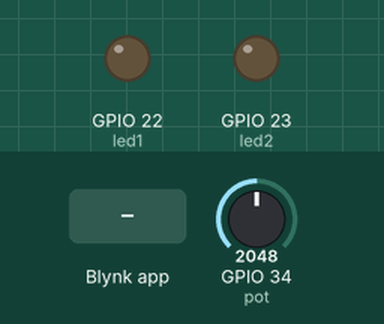
Bench run of a sketch on a simulated ESP32. Shown: output pins drawn as LEDs (lit = HIGH). The test bench sets the inputs (shaded band); at power-on: GPIO 34 (pot) = 2048. WiFi joins after 1.5 s; servers stay silent unless stated; what the sketch prints to the serial monitor is not drawn.

Above: at 3.0 s.
3.1 s: Blynk app writes 1 to V0
At 4.3 s:
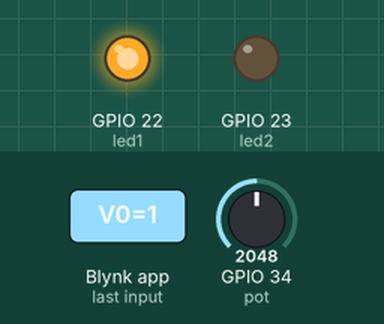
4.6 s: Blynk app writes 1 to V1
At 5.4 s:
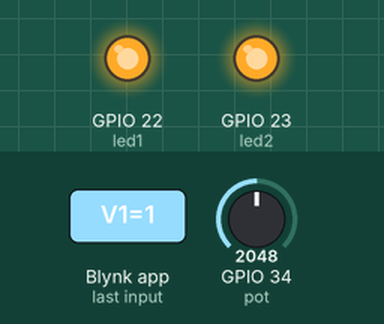
6.1 s: Blynk app writes 0 to V0
At 6.5 s:
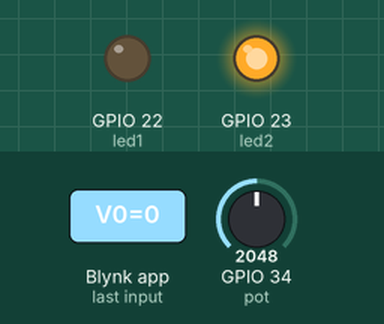
7.6 s: Blynk app writes 200 to V0
At 8.9 s:
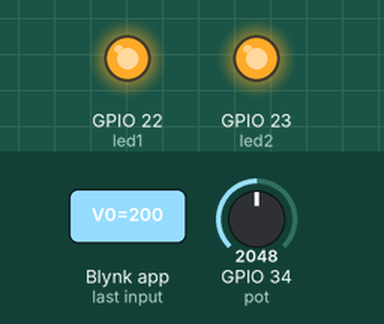
12.1 s: Blynk app writes 0 to V1
At 13.5 s:
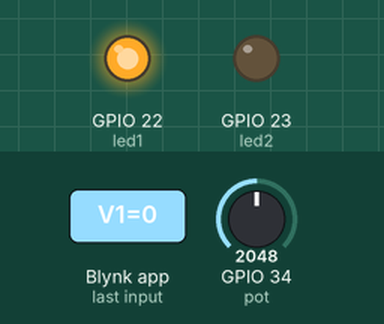
Timing chart, 0 to 14.6 s (numbered marks = the images above; inputs shaded):
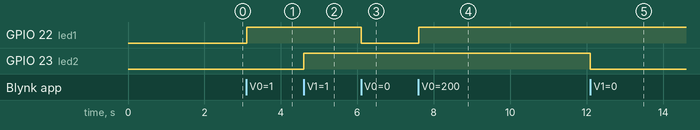

The sketch:

ESP32BlynkTest.ino
```cpp
#define BLYNK_TEMPLATE_ID "TMPL6UFMf4x3F"
#define BLYNK_TEMPLATE_NAME "ESP32Test"
#define BLYNK_AUTH_TOKEN "6PafxZoNXxmj3ScK7qyjMBngBUaG0oA9"
// Comment this out to disable prints and save space
#define BLYNK_PRINT Serial

#include <WiFi.h>
#include <WiFiClient.h>
#include <BlynkSimpleEsp32.h>

char auth[] = BLYNK_AUTH_TOKEN;

int led1 = 22;
int led2 = 23;
int pot = 34;

BLYNK_WRITE(V0)
{
    int pinValue = param.asInt();
    digitalWrite(led1, pinValue);
}

BLYNK_WRITE(V1)
{
    int pinValue = param.asInt();
    digitalWrite(led2, pinValue);
}

void setup()
{
    pinMode(led1, OUTPUT);
    pinMode(led2, OUTPUT);
    pinMode(pot, INPUT);
    // Debug console
    Serial.begin(115200);

    Blynk.begin(auth, "Wokwi-GUEST", "");
}

void loop()
{
    Blynk.run();
    int potvalue = analogRead(pot);
    // Serial.print("pot = ");
    // Serial.println(potvalue);
    Blynk.virtualWrite(V2, potvalue);
    String terminalStr = "pot = ";
    terminalStr.concat(potvalue);
    // String terminalStr = "pot = " + potvalue;
    Serial.println(terminalStr);
    Blynk.virtualWrite(V3, terminalStr);
}
```

Measured:
- after the input at 3.1 s, GPIO 22 (led1): LOW → HIGH at once
- after the input at 4.6 s, GPIO 23 (led2): LOW → HIGH at once
- after the input at 6.1 s, GPIO 22 (led1): HIGH → LOW at once
- after the input at 7.6 s, GPIO 22 (led1): LOW → HIGH at once
- after the input at 12.1 s, GPIO 23 (led2): HIGH → LOW at once
